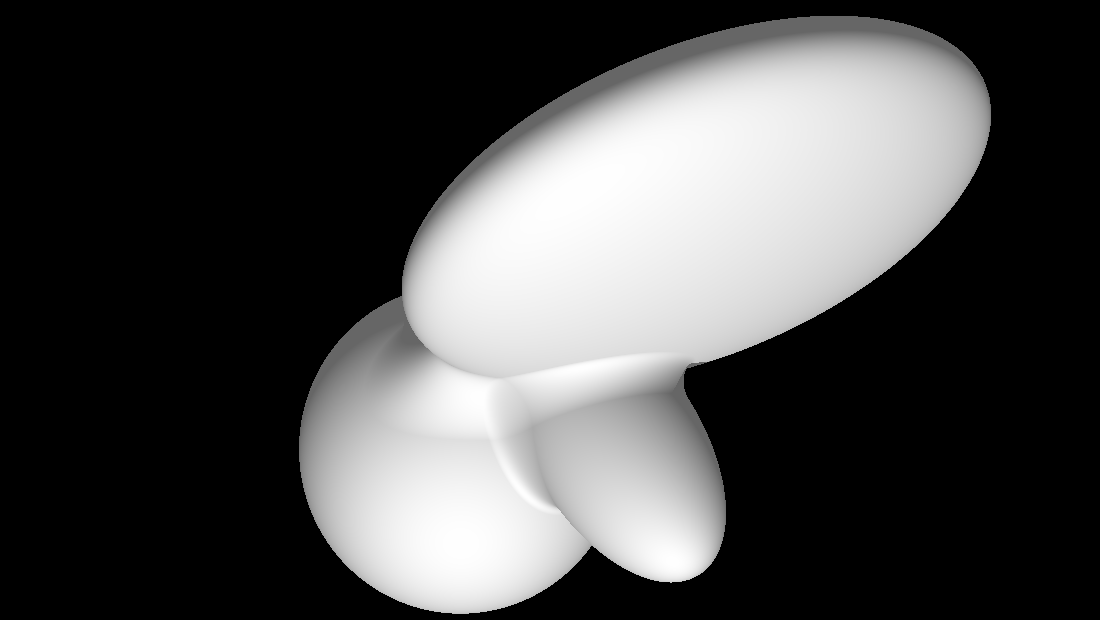
%> input picture experiments/BothStims_Cut/20.png, 1100 x 620 px, given in place of orientation0_spatial frequency_0.05.jpg, which was not available
$ octave --eval "My_Image_Concatenation;"   (GNU Octave 9; MATLAB toolbox functions it lacks are replaced by stand-ins)
%> lines starting %> are read from the running program, lines starting %| are printed output that depends on the picture; pictures that were not available may be replaced by others from this repository, and a replacement may not be noted
function My_Image_Concatenation

%cd Dots_Behavior/right

% r_first = imread ('19.png');
% r_second = imread ('20.png');

%Dots_right = [r_first r_second];

%imwrite (Dots_right, ['d_right_1', '.png'])

% cd ..
%
% cd left
%
% l_first = imread ('123.png');
% l_second = imread ('124.png');
%
% Dots_left = [l_first l_second];
%
% imwrite (Dots_left, ['d_left_1', '.png'])
%
% cd ..

cd REALLY_NO_SPH

% G_1_0_first = imread ('orientation0_spatial frequency_0.03_60.jpg');
% G_1_0_last = imread ('orientation0_spatial frequency_0.03_141.jpg');
%
% G_1_0 = [G_1_0_first G_1_0_last];

G_2_0_first = imread ('orientation0_spatial frequency_0.05.jpg');
%> G_2_0_first is the input picture: size 620x1100x3 uint8; min 0, max 254, mean 74.3

G_2_0 = [G_2_0_first G_2_0_first];
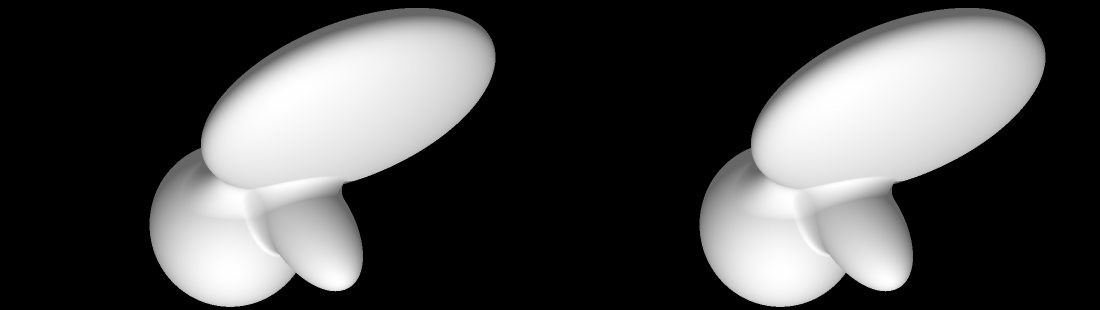
%> G_2_0: size 620x2200x3 uint8 (shown at 1/2 size); min 0, max 254, mean 74.3

G_3_0_first = imread ('orientation0_spatial frequency_0.1.jpg');
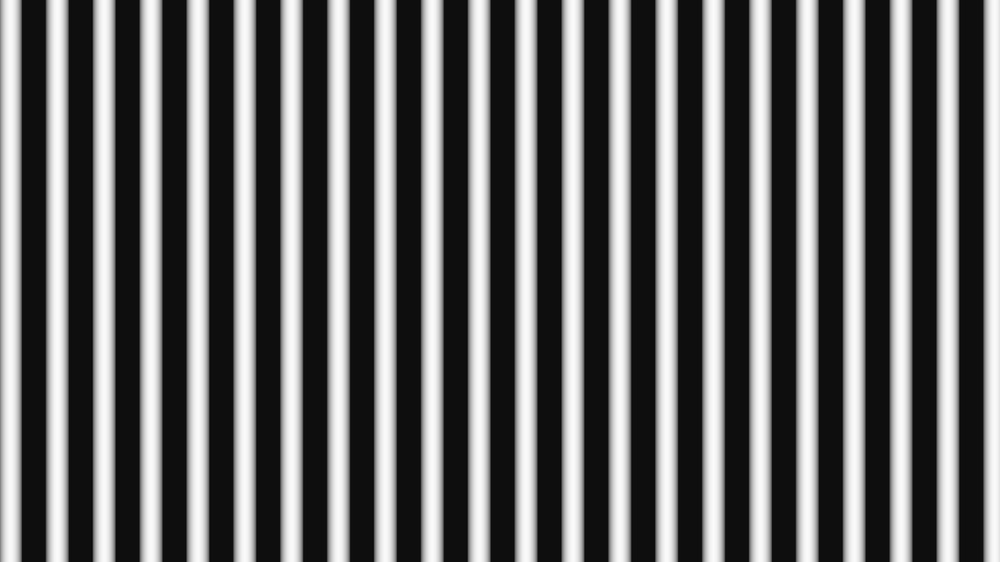
%> input picture experiments/Gratings/0.1/no_spherical/orientation0_spatial frequency_0.1.jpg, 1000 x 562 px, shrunk from 3840 x 2160 before the run
%> G_3_0_first is the input picture: size 562x1000 uint8; min 9, max 251, mean 107.1

G_3_0 = [G_3_0_first G_3_0_first];
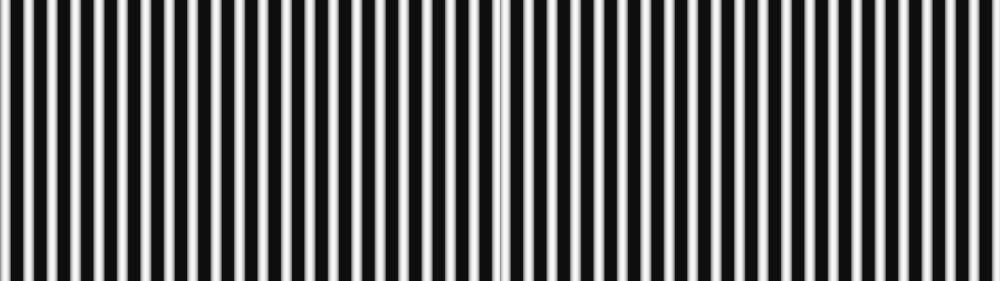
%> G_3_0: size 562x2000 uint8 (shown at 1/2 size); min 9, max 251, mean 107.1

%> (the run ends here)
